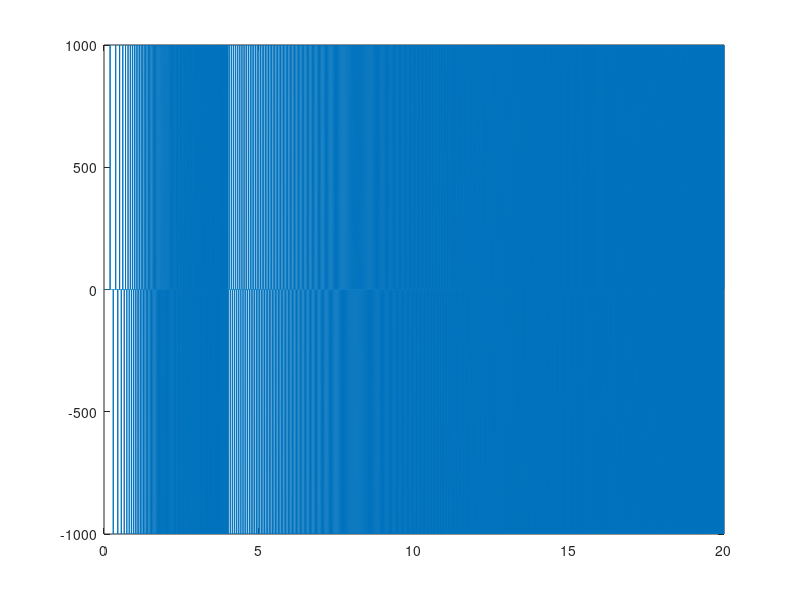

This chart was generated by the following MATLAB code:
fc = 10;
phi0 = 0;
theta0 = 0;
T = 4;
B = 10;

M = 1;
Tsw = 20;
Ts = 1/((fc+B)*100);
NT = ceil(T/Ts);
NTsw = ceil(Tsw/Ts);

t = 0:Ts:(M*NTsw*Ts-Ts);
tMatrix = reshape(t,NTsw,M);
tMatrixNodown = tMatrix(1:NT,M);
x = zeros(NTsw,M);
y_tf_ts = zeros(NT,M);

m = B/T;
m_down = -B/(Tsw-T);
% for l = 1:M
%     y_tf_ts(:,l) = exp(1i*2*pi*fc*(tMatrixNodown(:,l)-2*R(:,l)/c)+...
%                    pi*m*(t(:,l).^2)+phi0-theta0);
% end
% for l = 1:M
%     x(1:NT,l) = exp(1i*2*pi*fc*(tMatrix(1:NT,l)+pi*m*(tMatrix(1:NT,l).^2)));
%     x((1+NT):end,l) = exp(1i*2*pi*fc*(tMatrix((1+NT):end,l)+pi*m_down*(tMatrix((1+NT):end,l).^2)));
% end

for l = 1:M
    x(1:NT,l) = sin(2*pi*(tMatrix(1:NT,l)+pi*m*(tMatrix(1:NT,l).^2)));
    x((1+NT):end,l) = sin(2*pi*(tMatrix((1+NT):end,l)+pi*m_down*(tMatrix((1+NT):end,l).^2)));
end

y_linear = reshape(y_tf_ts,NT*M,1);
x_linear = reshape(x,NTsw*M,1);
x_phase = angle(x_linear);
x_freq = diff(x_phase)/(Ts*2*pi);
plot(t(1:(end-1)),x_freq)
